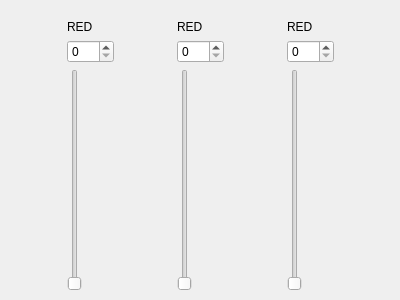
<?xml version="1.0" encoding="UTF-8"?>
<ui version="4.0">
 <class>Form</class>
 <widget class="QWidget" name="Form">
  <property name="geometry">
   <rect>
    <x>0</x>
    <y>0</y>
    <width>400</width>
    <height>300</height>
   </rect>
  </property>
  <property name="windowTitle">
   <string>Form</string>
  </property>
  <widget class="QWidget" name="gridLayoutWidget">
   <property name="geometry">
    <rect>
     <x>50</x>
     <y>20</y>
     <width>81</width>
     <height>271</height>
    </rect>
   </property>
   <layout class="QGridLayout" name="gridLayout">
    <item row="2" column="0">
     <widget class="QSlider" name="verticalSlider">
      <property name="maximum">
       <number>255</number>
      </property>
      <property name="orientation">
       <enum>Qt::Vertical</enum>
      </property>
     </widget>
    </item>
    <item row="1" column="0">
     <widget class="QSpinBox" name="spinBox">
      <property name="maximum">
       <number>255</number>
      </property>
     </widget>
    </item>
    <item row="0" column="0">
     <widget class="QLabel" name="Red">
      <property name="text">
       <string>RED</string>
      </property>
     </widget>
    </item>
   </layout>
  </widget>
  <widget class="QWidget" name="gridLayoutWidget_2">
   <property name="geometry">
    <rect>
     <x>160</x>
     <y>20</y>
     <width>81</width>
     <height>271</height>
    </rect>
   </property>
   <layout class="QGridLayout" name="gridLayout_2">
    <item row="2" column="0">
     <widget class="QSlider" name="verticalSlider_2">
      <property name="maximum">
       <number>255</number>
      </property>
      <property name="orientation">
       <enum>Qt::Vertical</enum>
      </property>
     </widget>
    </item>
    <item row="1" column="0">
     <widget class="QSpinBox" name="spinBox_2">
      <property name="maximum">
       <number>255</number>
      </property>
     </widget>
    </item>
    <item row="0" column="0">
     <widget class="QLabel" name="Red_4">
      <property name="text">
       <string>RED</string>
      </property>
     </widget>
    </item>
   </layout>
  </widget>
  <widget class="QWidget" name="gridLayoutWidget_3">
   <property name="geometry">
    <rect>
     <x>270</x>
     <y>20</y>
     <width>81</width>
     <height>271</height>
    </rect>
   </property>
   <layout class="QGridLayout" name="gridLayout_3">
    <item row="2" column="0">
     <widget class="QSlider" name="verticalSlider_3">
      <property name="maximum">
       <number>255</number>
      </property>
      <property name="orientation">
       <enum>Qt::Vertical</enum>
      </property>
     </widget>
    </item>
    <item row="1" column="0">
     <widget class="QSpinBox" name="spinBox_3">
      <property name="maximum">
       <number>255</number>
      </property>
     </widget>
    </item>
    <item row="0" column="0">
     <widget class="QLabel" name="Red_5">
      <property name="text">
       <string>RED</string>
      </property>
     </widget>
    </item>
   </layout>
  </widget>
 </widget>
 <resources/>
 <connections>
  <connection>
   <sender>verticalSlider_2</sender>
   <signal>valueChanged(int)</signal>
   <receiver>spinBox_2</receiver>
   <slot>setValue(int)</slot>
   <hints>
    <hint type="sourcelabel">
     <x>196</x>
     <y>137</y>
    </hint>
    <hint type="destinationlabel">
     <x>205</x>
     <y>41</y>
    </hint>
   </hints>
  </connection>
  <connection>
   <sender>verticalSlider_3</sender>
   <signal>valueChanged(int)</signal>
   <receiver>spinBox_3</receiver>
   <slot>setValue(int)</slot>
   <hints>
    <hint type="sourcelabel">
     <x>305</x>
     <y>130</y>
    </hint>
    <hint type="destinationlabel">
     <x>299</x>
     <y>52</y>
    </hint>
   </hints>
  </connection>
  <connection>
   <sender>verticalSlider</sender>
   <signal>valueChanged(int)</signal>
   <receiver>spinBox</receiver>
   <slot>setValue(int)</slot>
   <hints>
    <hint type="sourcelabel">
     <x>81</x>
     <y>170</y>
    </hint>
    <hint type="destinationlabel">
     <x>89</x>
     <y>43</y>
    </hint>
   </hints>
  </connection>
 </connections>
</ui>
